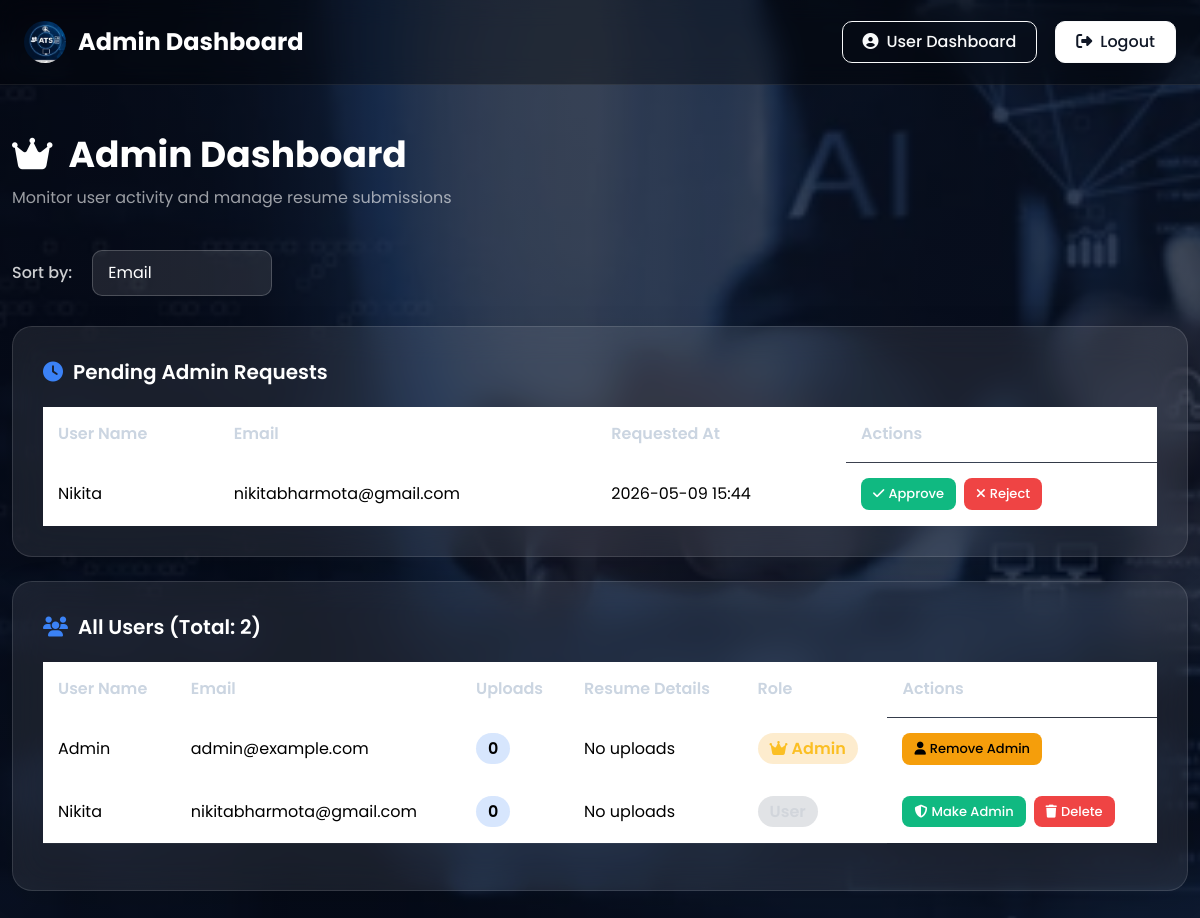
The page /admin (signed in) on the database its author committed.
### tables this page shows
CREATE TABLE admin_requests(
        id INTEGER PRIMARY KEY AUTOINCREMENT,
        user_id INTEGER,
        status TEXT DEFAULT 'pending',
        requested_at TEXT
    );

CREATE TABLE users(
        id INTEGER PRIMARY KEY AUTOINCREMENT,
        name TEXT,
        email TEXT UNIQUE,
        password TEXT,
        role TEXT
    );

### app.py (the view)
@app.route("/admin")
def admin():
    if "role" not in session or session["role"] != "admin":
        return redirect("/login")
    sort_by = request.args.get("sort", "email")
    order_by = {
        "name": "users.name",
        "email": "users.email",
        "upload_count": "upload_count DESC",
        "highest_accuracy": "MAX(resumes.score) DESC",
        "average_accuracy": "AVG(resumes.score) DESC"
    }.get(sort_by, "users.email")
    conn = get_db()
    cur = conn.cursor()
    resumes = cur.execute(f"""
    SELECT users.id, users.name, users.email, users.role,
           COUNT(resumes.id) as upload_count,
           MAX(resumes.score) as max_score,
           AVG(resumes.score) as avg_score,
           GROUP_CONCAT(resumes.filename || ' (' || resumes.score || '%)', '; ') as resume_details
    FROM users
    LEFT JOIN resumes ON users.id = resumes.user_id
    GROUP BY users.id, users.name, users.email, users.role
    ORDER BY {order_by}
    """).fetchall()
    pending_requests = cur.execute(
        "SELECT admin_requests.id AS request_id, users.id AS user_id, users.name, users.email, admin_requests.requested_at "
        "FROM admin_requests "
        "JOIN users ON admin_requests.user_id = users.id "
        "WHERE admin_requests.status = 'pending' "
        "ORDER BY admin_requests.requested_at DESC"
    ).fetchall()
    conn.close()
    return render_template("admin.html", resumes=resumes, pending_requests=pending_requests, sort_by=sort_by, current_user_id=session.get("user_id"))

### app.py (called while the page is built)
def get_db():
    conn = sqlite3.connect("database.db", timeout=10)
    conn.row_factory = sqlite3.Row
    return conn

### templates/admin.html (shortened to what this page needs)
<!DOCTYPE html>
<html lang="en">
<head>
<link rel="stylesheet" href="https://cdn.jsdelivr.net/npm/bootstrap@5.3.2/dist/css/bootstrap.min.css">
<link rel="stylesheet" href="https://cdnjs.cloudflare.com/ajax/libs/font-awesome/6.4.2/css/all.min.css">
</head>
<body>
<nav class="navbar navbar-expand-lg navbar-dark px-4 py-3">
  <a class="navbar-brand text-white" href="/admin">
    <img src="{{ url_for('static', filename='Logo.jpg') }}" alt="Logo" height="36" class="logo">
    Admin Dashboard
  </a>
  <div class="ms-auto d-flex gap-2">
    <a class="btn btn-outline-light nav-btn" href="/dashboard"><i class="fas fa-user-circle me-2"></i>User Dashboard</a>
    <a class="btn btn-light nav-btn" href="/logout"><i class="fas fa-sign-out-alt me-2"></i>Logout</a>
  </div>
</nav>
<div class="container py-5" style="max-width:1200px;">
  <div class="admin-heading">
    <h1><i class="fas fa-crown me-3"></i>Admin Dashboard</h1>
    <p>Monitor user activity and manage resume submissions</p>
  </div>
  <div class="sort-controls">
    <label for="sortSelect" style="color:rgba(255,255,255,0.8); font-weight:500;">Sort by:</label>
    <select class="form-select w-auto" id="sortSelect">
      <option value="email" {% if sort_by == 'email' %}selected{% endif %}>Email</option>
    </select>
  </div>
  {% if pending_requests %}
  <div class="glass-card mb-4">
    <div class="section-heading">
      <i class="fas fa-clock"></i>
      Pending Admin Requests
    </div>
    <div class="table-responsive">
      <table class="table table-borderless align-middle mb-0">
        <thead>
          <tr>
            <th>User Name</th>
            <th>Email</th>
            <th>Requested At</th>
            <th>Actions</th>
          </tr>
        </thead>
        <tbody>
          {% for request in pending_requests %}
          <tr>
            <td>{{ request['name'] }}</td>
            <td>{{ request['email'] }}</td>
            <td>{{ request['requested_at'][:16].replace('T', ' ') }}</td>
            <td class="d-flex gap-2 flex-wrap">
              <a href="/approve_admin_request/{{ request['request_id'] }}" class="btn btn-sm btn-success"><i class="fas fa-check me-1"></i>Approve</a>
              <a href="/reject_admin_request/{{ request['request_id'] }}" class="btn btn-sm btn-danger"><i class="fas fa-times me-1"></i>Reject</a>
            </td>
          </tr>
          {% endfor %}
        </tbody>
      </table>
    </div>
  </div>
  {% endif %}
  <div class="glass-card">
    <div class="section-heading">
      <i class="fas fa-users"></i>
      All Users (Total: {{ resumes|length }})
    </div>
    <div class="table-responsive">
      <table class="table table-borderless align-middle">
        <thead>
          <tr>
            <th>User Name</th>
            <th>Email</th>
            <th>Uploads</th>
            <th>Resume Details</th>
            <th>Role</th>
            <th>Actions</th>
          </tr>
        </thead>
        <tbody>
          {% for item in resumes %}
          <tr>
            <td>{{ item['name'] }}</td>
            <td>{{ item['email'] }}</td>
            <td><span style="background:rgba(59,130,246,0.2); padding:4px 12px; border-radius:20px; font-weight:600;">{{ item['upload_count'] }}</span></td>
            <td>{{ item['resume_details'] or 'No uploads' }}</td>
            <td>
              {% if item['role'] == 'admin' %}
              <span style="background:rgba(245,158,11,0.2); color:#fbbf24; padding:4px 12px; border-radius:20px; font-weight:600;"><i class="fas fa-crown me-1"></i>Admin</span>
              {% else %}
              <span style="background:rgba(107,114,128,0.2); color:#d1d5db; padding:4px 12px; border-radius:20px; font-weight:600;">User</span>
              {% endif %}
            </td>
            <td class="d-flex flex-wrap gap-2">
              {% if item['role'] == 'user' %}
              <a href="/update_role/{{ item['id'] }}/admin" class="btn btn-sm btn-success"><i class="fas fa-shield-alt me-1"></i>Make Admin</a>
              {% else %}
              <a href="/update_role/{{ item['id'] }}/user" class="btn btn-sm btn-warning"><i class="fas fa-user me-1"></i>Remove Admin</a>
              {% endif %}
              {% if item['id'] != current_user_id %}
              <a href="/delete_user/{{ item['id'] }}" class="btn btn-sm btn-danger" onclick="return confirm('Delete this user and all their resumes?')"><i class="fas fa-trash me-1"></i>Delete</a>
              {% endif %}
            </td>
          </tr>
          {% else %}
          <tr>
            <td colspan="6" class="text-center text-muted" style="padding:30px;">
              <i class="fas fa-inbox me-2"></i>No users found.
            </td>
          </tr>
          {% endfor %}
        </tbody>
      </table>
    </div>
  </div>
</div>
</body>
</html>

### rows shown on the page
admin_requests: name "Nikita", email "nikitabharmota@gmail.com", requested_at "2026-05-09 15:44"
users: name "Admin", email "admin@example.com", upload_count "0", item "No uploads", role "admin" (drawn)
users: name "Nikita", email "nikitabharmota@gmail.com", upload_count "0", item "No uploads"

### other values the page prints
{{ resumes|length }} "2"
